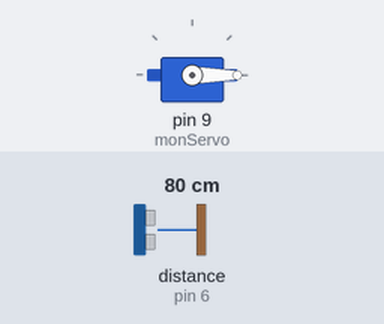
Simulated run of this sketch. Board: Arduino Uno, built with avr-gcc and run on an emulated ATmega328P. On the bench: servo. Wiring (inferred from the names in the program): ultrasonic range finder: trigger pin 7; echo pin 6. The inputs (shaded band) are chosen by the test bench; at power-on: distance to the obstacle (sensor on pin 6) 80 cm. The echo pulse lasts 58.3 µs per cm.

Above: at 1.2 s.
1.3 s: distance to the obstacle (sensor on pin 6) set to 12 cm
2.8 s: distance to the obstacle (sensor on pin 6) set to 9 cm
At 4.0 s:
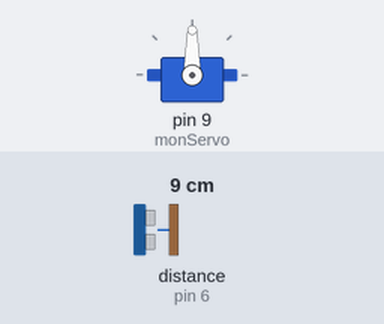
4.3 s: distance to the obstacle (sensor on pin 6) set to 18 cm
At 5.3 s:
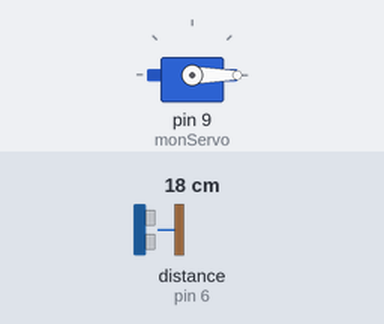
5.8 s: distance to the obstacle (sensor on pin 6) set to 2 cm
At 6.2 s:
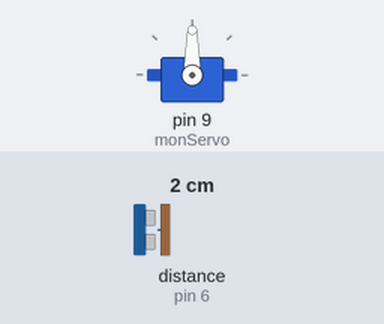
Timing chart, 0 to 8.3 s (numbered marks = the images above; inputs shaded):
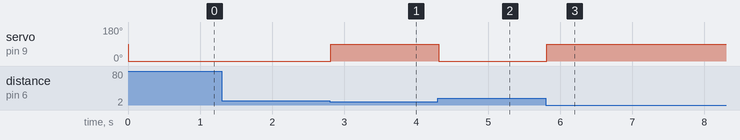

The sketch:

Distance.ino
```cpp
#include <Servo.h>
Servo monServo;

#define echoPin 6
#define trigPin 7
int distance;

void setup()
{
  pinMode(trigPin, OUTPUT);
  pinMode(echoPin, INPUT);
  monServo.attach(9);
  Serial. begin(9600);
}

void loop()
{
  digitalWrite(trigPin, LOW);
  delayMicroseconds(2);
  digitalWrite(trigPin, HIGH);
  delayMicroseconds(10);
  digitalWrite(trigPin, LOW);
  distance = pulseIn(echoPin, HIGH) * 0.034 / 2;

  if (distance < 10  ) {
    monServo.write(90);
    delay(500);
  } else {
    monServo.write(0);
    delay(50);
  }
}
```

Measured:
- the behaviour switches between 11 and 10 cm on distance to the obstacle (sensor on pin 6) (found by bisection; images 0 and 1)
- after the input at 1.3 s, every drawn part: stays the same
- after the input at 2.8 s, servo on pin 9 (monServo): 0° → 90° at once
- after the input at 4.3 s, servo on pin 9 (monServo): 90° → 0° at once
- after the input at 5.8 s, servo on pin 9 (monServo): 0° → 90° at once
